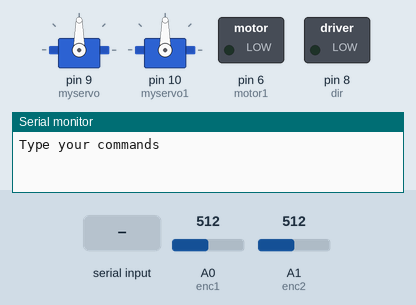
This sketch was run on a simulated Arduino Uno, built with avr-gcc and run on an emulated ATmega328P. Parts: 2 × servo, switched loads named in the sketch (green lamp = pin HIGH), the last lines printed to the serial monitor. The inputs (shaded band) are chosen by the test bench; at power-on: A0 (enc1) = 512, A1 (enc2) = 512.

Above: at 1.2 s.
1.3 s: "side\n" received over Serial
At 1.77 s:
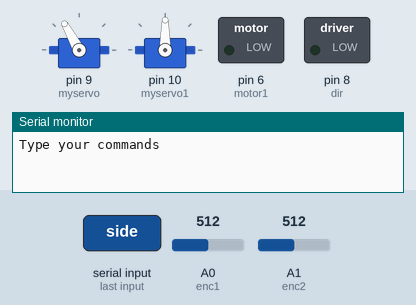
4.3 s: "down\n" received over Serial
At 4.8 s:
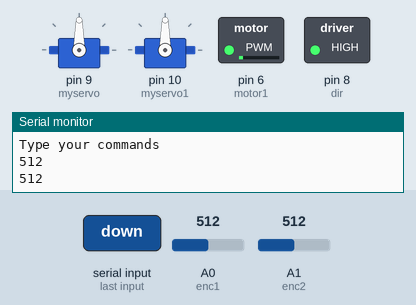
7.3 s: "up\n" received over Serial
At 9.08 s:
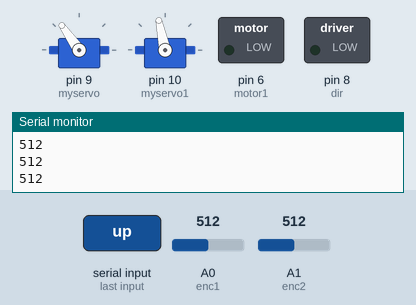
10.3 s: "side\n" received over Serial
At 12.6 s:
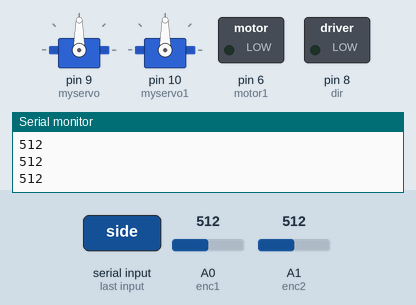
Timing chart, 0 to 14.1 s (numbered marks = the images above; inputs shaded):
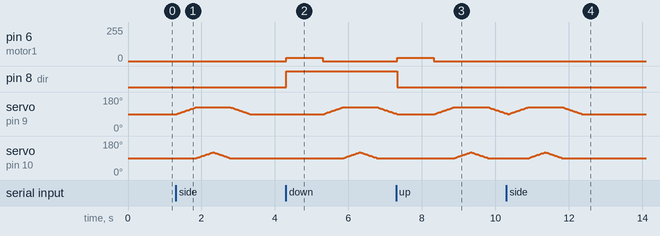

Measured:
- after the input at 1.3 s, servo on pin 9 (myservo): rises from 90° to 125° in 0.51 s, then falls to 90° in 1.5 s; servo on pin 10 (myservo1): rises from 90° to 120° in 0.44 s, then falls to 90° in 0.47 s
- after the input at 4.3 s, pin 6 (motor1): 0/255 → 25/255 at once, → 0/255 1.0 s later; pin 8 (dir): LOW → HIGH at once; servo on pin 9 (myservo): rises from 90° to 125° in 0.50 s, then falls to 91° in 1.5 s; servo on pin 10 (myservo1): rises from 90° to 120° in 0.42 s, then falls to 90° in 0.47 s
- after the input at 7.3 s, pin 6 (motor1): 0/255 → 25/255 at once, → 0/255 1.0 s later; pin 8 (dir): HIGH → LOW at once; servo on pin 10 (myservo1): rises from 90° to 120° in 0.42 s, then falls to 90° in 0.47 s
- after the input at 10.3 s, servo on pin 10 (myservo1): rises from 90° to 120° in 0.42 s, then falls to 90° in 0.47 s

The sketch:

Big_ass_motor.ino
```cpp
////////////////////////
int motor1 = 6;
int dir = 8;
String command;
int pos = 60;
int enc1 = A0;
int enc2 = A1;
int a = 0;
int b = 0;

/////////////////////////
#include <Servo.h>

Servo myservo;
Servo myservo1;


void setup() {
  //Declaring LED pin as output
  pinMode(motor1, OUTPUT);
  //pinMode(brake1,OUTPUT);
  pinMode(dir,OUTPUT);
  pinMode(enc1,INPUT);
  pinMode(enc2,INPUT);

//////////////////////////

myservo.attach(9);
myservo1.attach(10);
myservo.write(90);
myservo1.write(90);

//////////////////////////
Serial.begin(9600);
Serial.println("Type your commands");

}

void loop() {

  if(Serial.available()){
    command = Serial.readStringUntil('\n');

    if(command.equals("down")){
      ascend();
      reader();
    }
    else if(command.equals("up")){
      descend();
      reader();
    }
    else if(command.equals("stop")){
      stoprobot();
      reader();
    }
    else if(command.equals("side")){
      sideways();
      reader();
    }
  }
}

void ascend(){
  digitalWrite(dir,HIGH);
  analogWrite(motor1,25);
  delay(1000); //460
  analogWrite(motor1,0);

/////////////////////////////////
for (pos = 90; pos <= 125; pos += 1) { // goes from 0 degrees to 180 degrees
    // in steps of 1 degree
    myservo.write(pos);
    delay(15);                       // waits 15ms for the servo to reach the position
  }
      for (pos = 90; pos <= 120; pos += 1) { // goes from 0 degrees to 180 degrees
    // in steps of 1 degree
    myservo1.write(pos);// tell servo to go to position in variable 'pos'
    delay(15);                       // waits 15ms for the servo to reach the position
  }

    for (pos = 120; pos >= 90; pos -= 1) { // goes from 180 degrees to 0 degrees
    myservo1.write(pos);// tell servo to go to position in variable 'pos'
    delay(15);                       // waits 15ms for the servo to reach the position
  }
  for (pos = 125; pos >= 90; pos -= 1) { // goes from 180 degrees to 0 degrees
    myservo.write(pos);
    delay(15);                       // waits 15ms for the servo to reach the position
  }
}

void descend(){
  digitalWrite(dir,LOW);
  analogWrite(motor1,25);
  delay(1000);
  analogWrite(motor1,0);

/////////////////////////////////

      for (pos = 90; pos <= 125; pos += 1) { // goes from 0 degrees to 180 degrees
    // in steps of 1 degree
    myservo.write(pos);
    delay(15);                       // waits 15ms for the servo to reach the position
  }
      for (pos = 90; pos <= 120; pos += 1) { // goes from 0 degrees to 180 degrees
    // in steps of 1 degree
    myservo1.write(pos);// tell servo to go to position in variable 'pos'
    delay(15);                       // waits 15ms for the servo to reach the position
  }

    for (pos = 120; pos >= 90; pos -= 1) { // goes from 180 degrees to 0 degrees
    myservo1.write(pos);// tell servo to go to position in variable 'pos'
    delay(15);                       // waits 15ms for the servo to reach the position
  }
  for (pos = 125; pos >= 90; pos -= 1) { // goes from 180 degrees to 0 degrees
    myservo.write(pos);
    delay(15);                       // waits 15ms for the servo to reach the position
  }
}

void stoprobot(){
  digitalWrite(dir,LOW);
  analogWrite(motor1,0);
}

void sideways(){
for (pos = 90; pos <= 125; pos += 1) { // goes from 0 degrees to 180 degrees
    // in steps of 1 degree
    myservo.write(pos);
    delay(15);                       // waits 15ms for the servo to reach the position
  }
      for (pos = 90; pos <= 120; pos += 1) { // goes from 0 degrees to 180 degrees
    // in steps of 1 degree
    myservo1.write(pos);// tell servo to go to position in variable 'pos'
    delay(15);                       // waits 15ms for the servo to reach the position
  }

    for (pos = 120; pos >= 90; pos -= 1) { // goes from 180 degrees to 0 degrees
    myservo1.write(pos);// tell servo to go to position in variable 'pos'
    delay(15);                       // waits 15ms for the servo to reach the position
  }
  for (pos = 125; pos >= 90; pos -= 1) { // goes from 180 degrees to 0 degrees
    myservo.write(pos);
    delay(15);                       // waits 15ms for the servo to reach the position
  }
}

void reader(){
  a = analogRead(enc1);
  b = analogRead(enc2);
  Serial.println(a);
  Serial.println(b);

}
```
